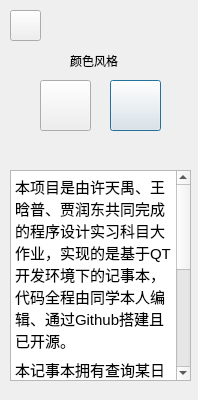
<?xml version="1.0" encoding="UTF-8"?>
<ui version="4.0">
 <class>Settings</class>
 <widget class="QDialog" name="Settings">
  <property name="geometry">
   <rect>
    <x>0</x>
    <y>0</y>
    <width>198</width>
    <height>400</height>
   </rect>
  </property>
  <property name="windowTitle">
   <string>Settings</string>
  </property>
  <property name="styleSheet">
   <string notr="true"/>
  </property>
  <widget class="QPushButton" name="Night">
   <property name="geometry">
    <rect>
     <x>110</x>
     <y>80</y>
     <width>51</width>
     <height>51</height>
    </rect>
   </property>
   <property name="styleSheet">
    <string notr="true">image: url(:/images/moon.jpg);</string>
   </property>
   <property name="text">
    <string/>
   </property>
  </widget>
  <widget class="QPushButton" name="Day">
   <property name="geometry">
    <rect>
     <x>40</x>
     <y>80</y>
     <width>51</width>
     <height>51</height>
    </rect>
   </property>
   <property name="styleSheet">
    <string notr="true">image: url(:/images/sun.jpeg);</string>
   </property>
   <property name="text">
    <string/>
   </property>
  </widget>
  <widget class="QPushButton" name="close">
   <property name="geometry">
    <rect>
     <x>10</x>
     <y>10</y>
     <width>31</width>
     <height>31</height>
    </rect>
   </property>
   <property name="styleSheet">
    <string notr="true">image: url(:/images/settings1.0.jpeg);</string>
   </property>
   <property name="text">
    <string/>
   </property>
  </widget>
  <widget class="QLabel" name="ColorLabel">
   <property name="geometry">
    <rect>
     <x>70</x>
     <y>50</y>
     <width>61</width>
     <height>21</height>
    </rect>
   </property>
   <property name="text">
    <string>颜色风格</string>
   </property>
  </widget>
  <widget class="QTextBrowser" name="textBrowser">
   <property name="geometry">
    <rect>
     <x>10</x>
     <y>170</y>
     <width>181</width>
     <height>211</height>
    </rect>
   </property>
   <property name="html">
    <string>&lt;!DOCTYPE HTML PUBLIC &quot;-//W3C//DTD HTML 4.0//EN&quot; &quot;http://www.w3.org/TR/REC-html40/strict.dtd&quot;&gt;
&lt;html&gt;&lt;head&gt;&lt;meta name=&quot;qrichtext&quot; content=&quot;1&quot; /&gt;&lt;meta charset=&quot;utf-8&quot; /&gt;&lt;style type=&quot;text/css&quot;&gt;
p, li { white-space: pre-wrap; }
hr { height: 1px; border-width: 0; }
li.unchecked::marker { content: &quot;\2610&quot;; }
li.checked::marker { content: &quot;\2612&quot;; }
&lt;/style&gt;&lt;/head&gt;&lt;body style=&quot; font-family:'.AppleSystemUIFont'; font-size:13pt; font-weight:400; font-style:normal;&quot;&gt;
&lt;p style=&quot; margin-top:0px; margin-bottom:0px; margin-left:0px; margin-right:0px; -qt-block-indent:0; text-indent:0px;&quot;&gt;&lt;span style=&quot; font-family:'Microsoft YaHei UI'; font-size:11pt;&quot;&gt;本项目是由许天禺、王晗普、贾润东共同完成的程序设计实习科目大作业，实现的是基于QT开发环境下的记事本，代码全程由同学本人编辑、通过Github搭建且已开源。&lt;/span&gt;&lt;/p&gt;
&lt;p style=&quot; margin-top:6px; margin-bottom:6px; margin-left:0px; margin-right:0px; -qt-block-indent:0; text-indent:0px;&quot;&gt;&lt;span style=&quot; font-family:'Microsoft YaHei UI'; font-size:11pt;&quot;&gt;本记事本拥有查询某日事件、添加修改与删除事件、以日历形式查看事件、切换深夜和日间模式等功能，对事件的种类、时间、是否重复等内容都进行了细致的描述。&lt;/span&gt;&lt;/p&gt;
&lt;p style=&quot; margin-top:6px; margin-bottom:6px; margin-left:0px; margin-right:0px; -qt-block-indent:0; text-indent:0px;&quot;&gt;&lt;span style=&quot; font-family:'Microsoft YaHei UI'; font-size:11pt;&quot;&gt;项目网站：github.com/Tranxray/Qt_project_SmartMemo&lt;/span&gt;&lt;/p&gt;&lt;/body&gt;&lt;/html&gt;</string>
   </property>
  </widget>
 </widget>
 <resources/>
 <connections/>
</ui>
